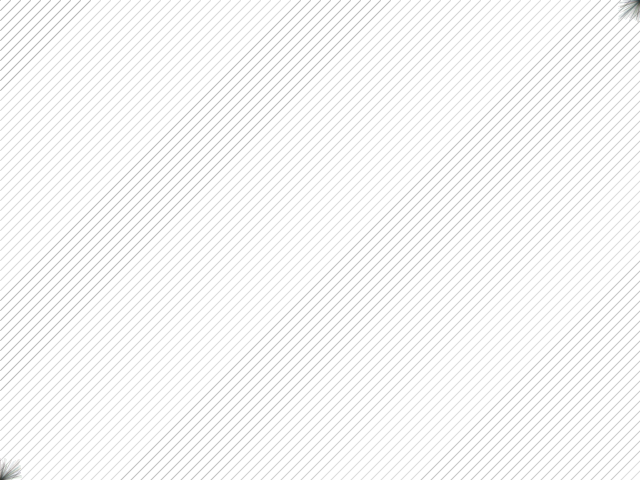
Frame 1 (no input)
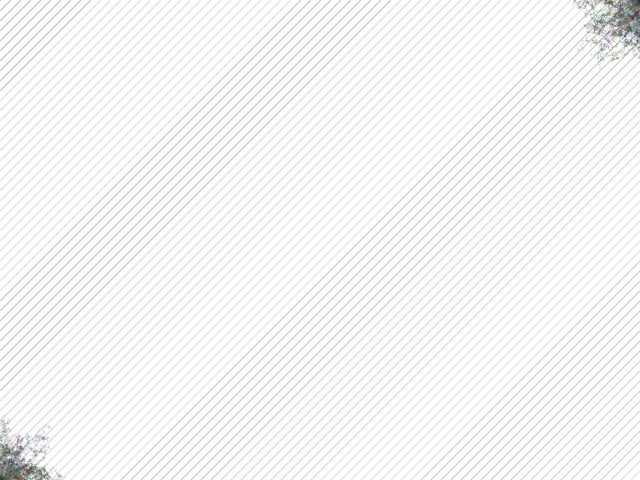
Frame 60 (the mouse pressed at the canvas centre just before this capture)
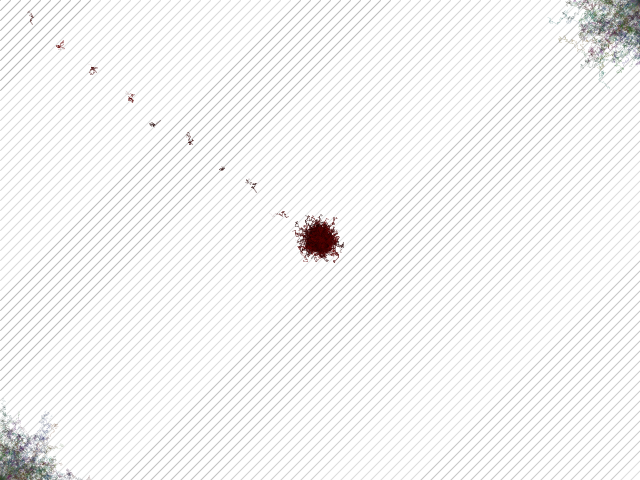
Frame 120 (the mouse held since frame 60 and released just before this capture)

The Processing sketch that drew these frames (run headless with seeded random() and noise(); from frame 60 on, the mouse is pressed at the canvas centre):

// Processing sketch: brownian_Brush
// ── brownian_Brush.pde
// --- BgLines ------------------------------------------------------------------

void drawBgLines()
{
  int m = width + height + 20;
  for (int i = 0; i < m; i += 10)
  {
    int n = (int) (180 + 40 * abs(sin(i/100)));
    stroke(n);
    line(0, i, i, 0);
  }
}

// ------------------------------------------------------------------------------

// --- Drawable -----------------------------------------------------------------

/*
 * initDrawables()
 * drawDrawables(float elapsed)
 *
 * addDrawable(Drawable d)
 *
 * getDrawableByID(int id)
 *
 * requestDestroyDrawable(int id)
 * destroyDrawable(int id)
 * destroyAllDrawables(int id)
 *
 */
 
class Drawable
{
  Boolean persistent;
  Boolean toDestroy;
  int id;
  int type;
  
  Drawable() { toDestroy = false; }
  
  void draw(float elapsed) { }
  void destroy() { }
};

ArrayList gDrawables;

void initDrawables()
{
  gDrawables = new ArrayList();
}

void drawDrawables(float elapsed)
{
  // draw each
  for (int i = 0; i < gDrawables.size(); ++i)
  {
    Drawable d = (Drawable) gDrawables.get(i);
    if (d != null)
    {
      d.draw(elapsed);
      
      if (d.toDestroy)
      {
        gDrawables.set(i, null);
        d.destroy();
      }
    }
  }
}

int addDrawable(Drawable d)
{
  // find empty id and put it there
  int i;
  for (i = 0; i < gDrawables.size() && gDrawables.get(i) != null; ++i);
  
  if (i < gDrawables.size())
    gDrawables.set(i, d);
  else
    gDrawables.add(i, d);
  
  d.id = i;
  return i;
}

Drawable getDrawableByID(int id)
{
  return (Drawable) gDrawables.get(id);
}

void destroyDrawable(int id)
{
  Drawable d = getDrawableByID(id);
  if (d != null)
    d.toDestroy = true;
}

void destroyAllDrawables()
{
  ArrayList persistents = new ArrayList();
  for (int i = 0; i < gDrawables.size(); ++i)
  {
    Drawable d = (Drawable) gDrawables.get(i);
    if (d != null)
     if (d.persistent)
       persistents.add(d);
     else
       d.destroy();
  }
  gDrawables = persistents;
}

// ------------------------------------------------------------------------------

// --- Walker -------------------------------------------------------------------

int createWalker(PVector p, color c, float maxTime, float alphaMult)
{
  Walker w = new Walker(p, c, maxTime, alphaMult);
  return addDrawable(w);
}

class Walker extends Drawable
{
  PVector mInitPos;
  PVector mPos;
  PVector mPrevPos;
  
  float mTime;
  float mTotalTime;
  
  color mColor;
  
  float mAlphaMult;
  
  Walker(PVector p, color c, float maxTime, float alphaMult)
  {
    persistent = false;
    type = WALKER;
    
    mInitPos = p;
    mPos = p.get();
    mPrevPos = p.get();
    
    mColor = c;
    
    if (maxTime > 5)
      mTime = mTotalTime = random(5, maxTime);
    else
      mTotalTime = 0;
    
    mAlphaMult = alphaMult;
  }
  
  void draw(float elapsed)
  {
    // time flies!
    if (mTotalTime > 0)
    {
      mTime -= elapsed;
      if (mTime < 0)
      {
        destroyDrawable(id);
        mTime = 0;
      }
    }
    
    // walked out?
    checkBounds();
    
    // random vel
    float amp = 10 * elapsed;
    mPos.x += random(-amp, amp);
    mPos.y += random(-amp, amp);
    
    // push away (truly random doesn't venture very far)
    PVector p = mPos.get();
    p.sub(mInitPos);
    p.normalize();
    p.mult(elapsed);
    mPos.add(p);
    
    // draw line, alpha-fade based on time
    if (mTotalTime > 0)
      stroke(mColor, mTime/mTotalTime * 120 * mAlphaMult);
    else
      stroke(mColor, 120 * mAlphaMult);
    line(mPrevPos.x, mPrevPos.y, mPos.x, mPos.y);
    
    // prev pos
    mPrevPos = mPos.get();
  }
  
  void checkBounds()
  {
    int b = 50; // can go this far outside
    int xL = -b;
    int xU = width + b;
    int yL = -b; 
    int yU = height + b;
      
    if (mPos.x < xL || mPos.x > xU 
      || mPos.y < yL || mPos.y > yU)
      destroyDrawable(id);
  }
};

// ------------------------------------------------------------------------------

// --- App ----------------------------------------------------------------------

PVector gGravity;
int gPrevTime;

int PARTICLE = 0;
int WALKER = 1;

PVector gPrevMouse;

void setup()
{
  size(640, 480);
  smooth();
  
  gGravity = new PVector(0, 0);
  gPrevTime = millis();
  gPrevMouse = new PVector(mouseX, mouseY);
  
  initDrawables();
  
  firstDraw();
}

void firstDraw()
{
  clear();
  
  // initial corner Walkers
  for (int i = 0; i < 400; ++i)
  {
    color c = color(random(0,100), 
      random(0, 100), 
      random(0, 100));
    createWalker(new PVector(0, height), c, 200, 0.2);
    createWalker(new PVector(width, 0), c, 400, 0.2);
  }
}

void clear()
{
  background(255);
  drawBgLines();
}

void draw()
{
  // calculate elapsed time
  int currTime = millis();
  float elapsed = (currTime - gPrevTime) / 100.0;
  
  // add walkers, doing 10 iterations, each time adding
  // 0.1th of the mouse displacement to get a continuous
  // line
  if (mousePressed)
  {
    PVector mousePos = new PVector(mouseX, mouseY);
    
    PVector mouseDisp = mousePos.get();
    mouseDisp.sub(gPrevMouse);
    
    float mouseSpeed = mouseDisp.mag();
    
    mouseDisp.mult(0.1);
    for (int i = 0; i < 10; ++i)
    {
      gPrevMouse.add(mouseDisp);
      color c = color(random(20,100), 0, 0);
      createWalker(gPrevMouse, c, 30 - 20*min(1, mouseSpeed), 1);
    }
  }
      
  // draw all
  drawDrawables(elapsed);
  
  // set previous
  gPrevTime = currTime;
  gPrevMouse.x = mouseX; gPrevMouse.y = mouseY; 
}

void keyPressed()
{
  if (key == 'c')
  {
    destroyAllDrawables();
    clear();
  }
}

// ------------------------------------------------------------------------------
